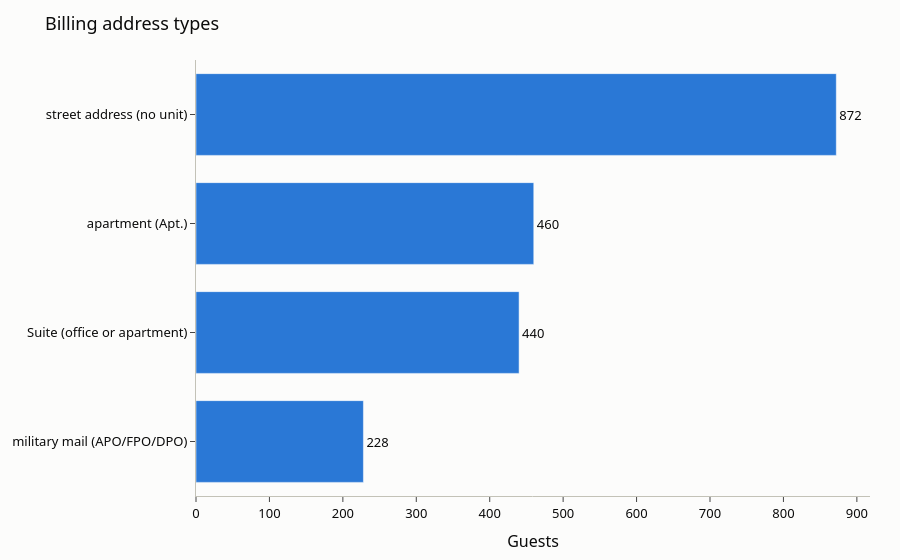

Source (notebook cell):
### Code cell
# Extra signals to look at "who" the guests are, from the address text.
addr = df["billing_address"]
df["address_type"] = "street address (no unit)"
df.loc[addr.str.contains(r"\bApt\.", regex=True), "address_type"] = "apartment (Apt.)"
df.loc[addr.str.contains(r"\bSuite\b", regex=True), "address_type"] = "Suite (office or apartment)"
df.loc[addr.str.contains(r"\b(?:APO|FPO|DPO)\b", regex=True), "address_type"] = "military mail (APO/FPO/DPO)"

addr_counts = df["address_type"].value_counts().reset_index()
addr_counts.columns = ["address type", "guests"]
fig = px.bar(addr_counts, x="guests", y="address type", orientation="h", text="guests",
             color_discrete_sequence=[ACCENT], title="Billing address types")
fig.update_layout(yaxis=dict(categoryorder="total ascending"), yaxis_title=None, xaxis_title="Guests")
fig.update_traces(textposition="outside", cliponaxis=False)
fig.show()

### Figure 1 — Plotly figure (JSON) as saved in the notebook; plotly's stock layout.template omitted (floating-point values rounded to 4 significant figures)
{"data": [{"cliponaxis": false, "hovertemplate": "guests=%{text}<br>address type=%{y}<extra></extra>", "legendgroup": "", "marker": {"color": "#2a78d6", "pattern": {"shape": ""}}, "name": "", "orientation": "h", "showlegend": false, "text": [872.0, 460.0, 440.0, 228.0], "textposition": "outside", "type": "bar", "x": [872, 460, 440, 228], "xaxis": "x", "y": ["street address (no unit)", "apartment (Apt.)", "Suite (office or apartment)", "military mail (APO/FPO/DPO)"], "yaxis": "y"}], "layout": {"barmode": "relative", "legend": {"tracegroupgap": 0}, "title": {"text": "Billing address types"}, "xaxis": {"anchor": "y", "domain": [0, 1], "title": {"text": "Guests"}}, "yaxis": {"anchor": "x", "categoryorder": "total ascending", "domain": [0, 1], "title": {}}}}
